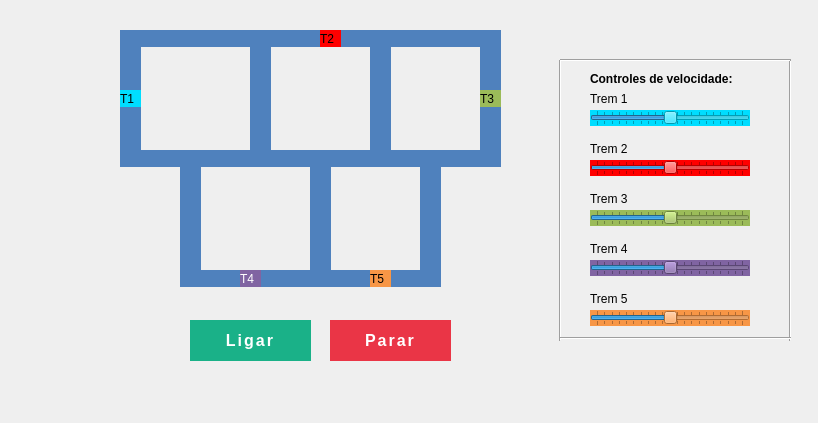
<?xml version="1.0" encoding="UTF-8"?>
<ui version="4.0">
 <class>MainWindow</class>
 <widget class="QMainWindow" name="MainWindow">
  <property name="geometry">
   <rect>
    <x>0</x>
    <y>0</y>
    <width>818</width>
    <height>423</height>
   </rect>
  </property>
  <property name="sizePolicy">
   <sizepolicy hsizetype="Fixed" vsizetype="Fixed">
    <horstretch>0</horstretch>
    <verstretch>0</verstretch>
   </sizepolicy>
  </property>
  <property name="minimumSize">
   <size>
    <width>818</width>
    <height>423</height>
   </size>
  </property>
  <property name="maximumSize">
   <size>
    <width>818</width>
    <height>423</height>
   </size>
  </property>
  <property name="windowTitle">
   <string>Projeto dos trens</string>
  </property>
  <widget class="QWidget" name="centralWidget">
   <property name="sizePolicy">
    <sizepolicy hsizetype="Fixed" vsizetype="Fixed">
     <horstretch>0</horstretch>
     <verstretch>0</verstretch>
    </sizepolicy>
   </property>
   <widget class="QLabel" name="label_trem1">
    <property name="geometry">
     <rect>
      <x>120</x>
      <y>90</y>
      <width>21</width>
      <height>17</height>
     </rect>
    </property>
    <property name="styleSheet">
     <string notr="true">QLabel { background: #00ddff;color:black;}</string>
    </property>
    <property name="text">
     <string>T1</string>
    </property>
   </widget>
   <widget class="QLabel" name="label_trilho1">
    <property name="geometry">
     <rect>
      <x>140</x>
      <y>30</y>
      <width>250</width>
      <height>17</height>
     </rect>
    </property>
    <property name="styleSheet">
     <string notr="true">QLabel { background: #4f81bd}</string>
    </property>
    <property name="text">
     <string/>
    </property>
   </widget>
   <widget class="QLabel" name="label_trilho2">
    <property name="geometry">
     <rect>
      <x>140</x>
      <y>150</y>
      <width>250</width>
      <height>17</height>
     </rect>
    </property>
    <property name="styleSheet">
     <string notr="true">QLabel { background: #4f81bd}</string>
    </property>
    <property name="text">
     <string/>
    </property>
   </widget>
   <widget class="QLabel" name="label_trilho3">
    <property name="geometry">
     <rect>
      <x>250</x>
      <y>30</y>
      <width>21</width>
      <height>137</height>
     </rect>
    </property>
    <property name="styleSheet">
     <string notr="true">QLabel { background: #4f81bd}</string>
    </property>
    <property name="text">
     <string/>
    </property>
   </widget>
   <widget class="QLabel" name="label_trilho4">
    <property name="geometry">
     <rect>
      <x>120</x>
      <y>30</y>
      <width>21</width>
      <height>137</height>
     </rect>
    </property>
    <property name="styleSheet">
     <string notr="true">QLabel { background: #4f81bd}</string>
    </property>
    <property name="text">
     <string/>
    </property>
   </widget>
   <widget class="QPushButton" name="pushButton">
    <property name="geometry">
     <rect>
      <x>190</x>
      <y>320</y>
      <width>121</width>
      <height>41</height>
     </rect>
    </property>
    <property name="cursor">
     <cursorShape>PointingHandCursor</cursorShape>
    </property>
    <property name="styleSheet">
     <string notr="true">QPushButton {
	border: none;
	background: #1ab188;
	color: #fff;
	padding: 8px 16px;
	font-size: 16px;
	font-weight: 500;
	text-transform: uppercase;
	letter-spacing: 2px;
}

QPushButton:hover {
	background: #179b77;
}</string>
    </property>
    <property name="text">
     <string>Ligar</string>
    </property>
    <property name="flat">
     <bool>false</bool>
    </property>
   </widget>
   <widget class="QPushButton" name="pushButton_2">
    <property name="geometry">
     <rect>
      <x>330</x>
      <y>320</y>
      <width>121</width>
      <height>41</height>
     </rect>
    </property>
    <property name="cursor">
     <cursorShape>PointingHandCursor</cursorShape>
    </property>
    <property name="styleSheet">
     <string notr="true">QPushButton {
	border: none;
	background: #ea3546;
	color: #fff;
	padding: 8px 16px;
	font-size: 16px;
	font-weight: 500;
	text-transform: uppercase;
	letter-spacing: 2px;
}

QPushButton:hover {
	background: #e81e31;
}</string>
    </property>
    <property name="text">
     <string>Parar</string>
    </property>
   </widget>
   <widget class="QLabel" name="label_trilho4_2">
    <property name="geometry">
     <rect>
      <x>370</x>
      <y>30</y>
      <width>21</width>
      <height>137</height>
     </rect>
    </property>
    <property name="styleSheet">
     <string notr="true">QLabel { background: #4f81bd}</string>
    </property>
    <property name="text">
     <string/>
    </property>
   </widget>
   <widget class="QLabel" name="label_trilho1_2">
    <property name="geometry">
     <rect>
      <x>370</x>
      <y>30</y>
      <width>131</width>
      <height>17</height>
     </rect>
    </property>
    <property name="styleSheet">
     <string notr="true">QLabel { background: #4f81bd}</string>
    </property>
    <property name="text">
     <string/>
    </property>
   </widget>
   <widget class="QLabel" name="label_trem2">
    <property name="geometry">
     <rect>
      <x>320</x>
      <y>30</y>
      <width>21</width>
      <height>17</height>
     </rect>
    </property>
    <property name="cursor">
     <cursorShape>ArrowCursor</cursorShape>
    </property>
    <property name="styleSheet">
     <string notr="true">QLabel { background: red;color:black;}</string>
    </property>
    <property name="text">
     <string>T2</string>
    </property>
   </widget>
   <widget class="QLabel" name="label_trilho4_3">
    <property name="geometry">
     <rect>
      <x>480</x>
      <y>30</y>
      <width>21</width>
      <height>137</height>
     </rect>
    </property>
    <property name="styleSheet">
     <string notr="true">QLabel { background: #4f81bd}</string>
    </property>
    <property name="text">
     <string/>
    </property>
   </widget>
   <widget class="QLabel" name="label_trilho2_2">
    <property name="geometry">
     <rect>
      <x>250</x>
      <y>150</y>
      <width>250</width>
      <height>17</height>
     </rect>
    </property>
    <property name="styleSheet">
     <string notr="true">QLabel { background: #4f81bd}</string>
    </property>
    <property name="text">
     <string/>
    </property>
   </widget>
   <widget class="QLabel" name="label_trem3">
    <property name="geometry">
     <rect>
      <x>480</x>
      <y>90</y>
      <width>21</width>
      <height>17</height>
     </rect>
    </property>
    <property name="cursor">
     <cursorShape>ArrowCursor</cursorShape>
    </property>
    <property name="styleSheet">
     <string notr="true">QLabel { background: #9bbb59;color:black;}</string>
    </property>
    <property name="text">
     <string>T3</string>
    </property>
   </widget>
   <widget class="QLabel" name="label_trilho3_2">
    <property name="geometry">
     <rect>
      <x>180</x>
      <y>150</y>
      <width>21</width>
      <height>137</height>
     </rect>
    </property>
    <property name="styleSheet">
     <string notr="true">QLabel { background: #4f81bd}</string>
    </property>
    <property name="text">
     <string/>
    </property>
   </widget>
   <widget class="QLabel" name="label_trilho3_3">
    <property name="geometry">
     <rect>
      <x>310</x>
      <y>150</y>
      <width>21</width>
      <height>137</height>
     </rect>
    </property>
    <property name="styleSheet">
     <string notr="true">QLabel { background: #4f81bd}</string>
    </property>
    <property name="text">
     <string/>
    </property>
   </widget>
   <widget class="QLabel" name="label_trilho3_4">
    <property name="geometry">
     <rect>
      <x>420</x>
      <y>150</y>
      <width>21</width>
      <height>137</height>
     </rect>
    </property>
    <property name="styleSheet">
     <string notr="true">QLabel { background: #4f81bd}</string>
    </property>
    <property name="text">
     <string/>
    </property>
   </widget>
   <widget class="QLabel" name="label_trilho2_3">
    <property name="geometry">
     <rect>
      <x>180</x>
      <y>270</y>
      <width>250</width>
      <height>17</height>
     </rect>
    </property>
    <property name="styleSheet">
     <string notr="true">QLabel { background: #4f81bd}</string>
    </property>
    <property name="text">
     <string/>
    </property>
   </widget>
   <widget class="QLabel" name="label_trem4">
    <property name="geometry">
     <rect>
      <x>240</x>
      <y>270</y>
      <width>21</width>
      <height>17</height>
     </rect>
    </property>
    <property name="cursor">
     <cursorShape>ArrowCursor</cursorShape>
    </property>
    <property name="styleSheet">
     <string notr="true">QLabel { background: #8064a2;color:white;}</string>
    </property>
    <property name="text">
     <string>T4</string>
    </property>
   </widget>
   <widget class="QLabel" name="label_trem5">
    <property name="geometry">
     <rect>
      <x>370</x>
      <y>270</y>
      <width>21</width>
      <height>17</height>
     </rect>
    </property>
    <property name="cursor">
     <cursorShape>ArrowCursor</cursorShape>
    </property>
    <property name="styleSheet">
     <string notr="true">QLabel { background: #f79646; color:black;}</string>
    </property>
    <property name="text">
     <string>T5</string>
    </property>
   </widget>
   <widget class="QSlider" name="slider_trem1">
    <property name="geometry">
     <rect>
      <x>590</x>
      <y>110</y>
      <width>160</width>
      <height>16</height>
     </rect>
    </property>
    <property name="styleSheet">
     <string notr="true">background: #00ddff;</string>
    </property>
    <property name="maximum">
     <number>200</number>
    </property>
    <property name="value">
     <number>100</number>
    </property>
    <property name="orientation">
     <enum>Qt::Horizontal</enum>
    </property>
    <property name="tickPosition">
     <enum>QSlider::TicksBothSides</enum>
    </property>
   </widget>
   <widget class="QSlider" name="slider_trem2">
    <property name="geometry">
     <rect>
      <x>590</x>
      <y>160</y>
      <width>160</width>
      <height>16</height>
     </rect>
    </property>
    <property name="styleSheet">
     <string notr="true">background: red;</string>
    </property>
    <property name="maximum">
     <number>200</number>
    </property>
    <property name="value">
     <number>100</number>
    </property>
    <property name="orientation">
     <enum>Qt::Horizontal</enum>
    </property>
    <property name="tickPosition">
     <enum>QSlider::TicksBothSides</enum>
    </property>
   </widget>
   <widget class="QSlider" name="slider_trem3">
    <property name="geometry">
     <rect>
      <x>590</x>
      <y>210</y>
      <width>160</width>
      <height>16</height>
     </rect>
    </property>
    <property name="styleSheet">
     <string notr="true">background: #9bbb59;</string>
    </property>
    <property name="maximum">
     <number>200</number>
    </property>
    <property name="value">
     <number>100</number>
    </property>
    <property name="orientation">
     <enum>Qt::Horizontal</enum>
    </property>
    <property name="tickPosition">
     <enum>QSlider::TicksBothSides</enum>
    </property>
   </widget>
   <widget class="QSlider" name="slider_trem4">
    <property name="geometry">
     <rect>
      <x>590</x>
      <y>260</y>
      <width>160</width>
      <height>16</height>
     </rect>
    </property>
    <property name="styleSheet">
     <string notr="true">background: #8064a2;</string>
    </property>
    <property name="maximum">
     <number>200</number>
    </property>
    <property name="value">
     <number>100</number>
    </property>
    <property name="orientation">
     <enum>Qt::Horizontal</enum>
    </property>
    <property name="tickPosition">
     <enum>QSlider::TicksBothSides</enum>
    </property>
   </widget>
   <widget class="QSlider" name="slider_trem5">
    <property name="geometry">
     <rect>
      <x>590</x>
      <y>310</y>
      <width>160</width>
      <height>16</height>
     </rect>
    </property>
    <property name="styleSheet">
     <string notr="true">background: #f79646;</string>
    </property>
    <property name="maximum">
     <number>200</number>
    </property>
    <property name="value">
     <number>100</number>
    </property>
    <property name="orientation">
     <enum>Qt::Horizontal</enum>
    </property>
    <property name="tickPosition">
     <enum>QSlider::TicksBothSides</enum>
    </property>
   </widget>
   <widget class="QLabel" name="label">
    <property name="geometry">
     <rect>
      <x>590</x>
      <y>70</y>
      <width>181</width>
      <height>17</height>
     </rect>
    </property>
    <property name="font">
     <font>
      <weight>75</weight>
      <bold>true</bold>
     </font>
    </property>
    <property name="text">
     <string>Controles de velocidade:</string>
    </property>
   </widget>
   <widget class="QLabel" name="label_2">
    <property name="geometry">
     <rect>
      <x>590</x>
      <y>90</y>
      <width>67</width>
      <height>17</height>
     </rect>
    </property>
    <property name="text">
     <string>Trem 1</string>
    </property>
   </widget>
   <widget class="QLabel" name="label_3">
    <property name="geometry">
     <rect>
      <x>590</x>
      <y>140</y>
      <width>67</width>
      <height>17</height>
     </rect>
    </property>
    <property name="text">
     <string>Trem 2</string>
    </property>
   </widget>
   <widget class="QLabel" name="label_4">
    <property name="geometry">
     <rect>
      <x>590</x>
      <y>190</y>
      <width>67</width>
      <height>17</height>
     </rect>
    </property>
    <property name="text">
     <string>Trem 3</string>
    </property>
   </widget>
   <widget class="QLabel" name="label_5">
    <property name="geometry">
     <rect>
      <x>590</x>
      <y>240</y>
      <width>67</width>
      <height>17</height>
     </rect>
    </property>
    <property name="text">
     <string>Trem 4</string>
    </property>
   </widget>
   <widget class="QLabel" name="label_6">
    <property name="geometry">
     <rect>
      <x>590</x>
      <y>290</y>
      <width>67</width>
      <height>17</height>
     </rect>
    </property>
    <property name="text">
     <string>Trem 5</string>
    </property>
   </widget>
   <widget class="Line" name="line_2">
    <property name="geometry">
     <rect>
      <x>780</x>
      <y>60</y>
      <width>20</width>
      <height>281</height>
     </rect>
    </property>
    <property name="orientation">
     <enum>Qt::Vertical</enum>
    </property>
   </widget>
   <widget class="Line" name="line_3">
    <property name="geometry">
     <rect>
      <x>550</x>
      <y>60</y>
      <width>20</width>
      <height>281</height>
     </rect>
    </property>
    <property name="orientation">
     <enum>Qt::Vertical</enum>
    </property>
   </widget>
   <widget class="Line" name="line">
    <property name="geometry">
     <rect>
      <x>560</x>
      <y>330</y>
      <width>231</width>
      <height>16</height>
     </rect>
    </property>
    <property name="orientation">
     <enum>Qt::Horizontal</enum>
    </property>
   </widget>
   <widget class="Line" name="line_4">
    <property name="geometry">
     <rect>
      <x>560</x>
      <y>50</y>
      <width>231</width>
      <height>20</height>
     </rect>
    </property>
    <property name="orientation">
     <enum>Qt::Horizontal</enum>
    </property>
   </widget>
   <zorder>label_trilho1</zorder>
   <zorder>label_trilho2</zorder>
   <zorder>label_trilho3</zorder>
   <zorder>label_trilho4</zorder>
   <zorder>pushButton</zorder>
   <zorder>pushButton_2</zorder>
   <zorder>label_trilho4_2</zorder>
   <zorder>label_trilho1_2</zorder>
   <zorder>label_trilho4_3</zorder>
   <zorder>label_trilho2_2</zorder>
   <zorder>label_trilho3_2</zorder>
   <zorder>label_trilho3_3</zorder>
   <zorder>label_trilho3_4</zorder>
   <zorder>label_trilho2_3</zorder>
   <zorder>label_trem1</zorder>
   <zorder>label_trem2</zorder>
   <zorder>label_trem3</zorder>
   <zorder>label_trem5</zorder>
   <zorder>label_trem4</zorder>
   <zorder>slider_trem1</zorder>
   <zorder>slider_trem2</zorder>
   <zorder>slider_trem3</zorder>
   <zorder>slider_trem4</zorder>
   <zorder>slider_trem5</zorder>
   <zorder>label</zorder>
   <zorder>label_2</zorder>
   <zorder>label_3</zorder>
   <zorder>label_4</zorder>
   <zorder>label_5</zorder>
   <zorder>label_6</zorder>
   <zorder>line_2</zorder>
   <zorder>line_3</zorder>
   <zorder>line</zorder>
   <zorder>line_4</zorder>
  </widget>
  <widget class="QMenuBar" name="menuBar">
   <property name="geometry">
    <rect>
     <x>0</x>
     <y>0</y>
     <width>818</width>
     <height>22</height>
    </rect>
   </property>
  </widget>
 </widget>
 <layoutdefault spacing="6" margin="11"/>
 <resources/>
 <connections/>
</ui>
